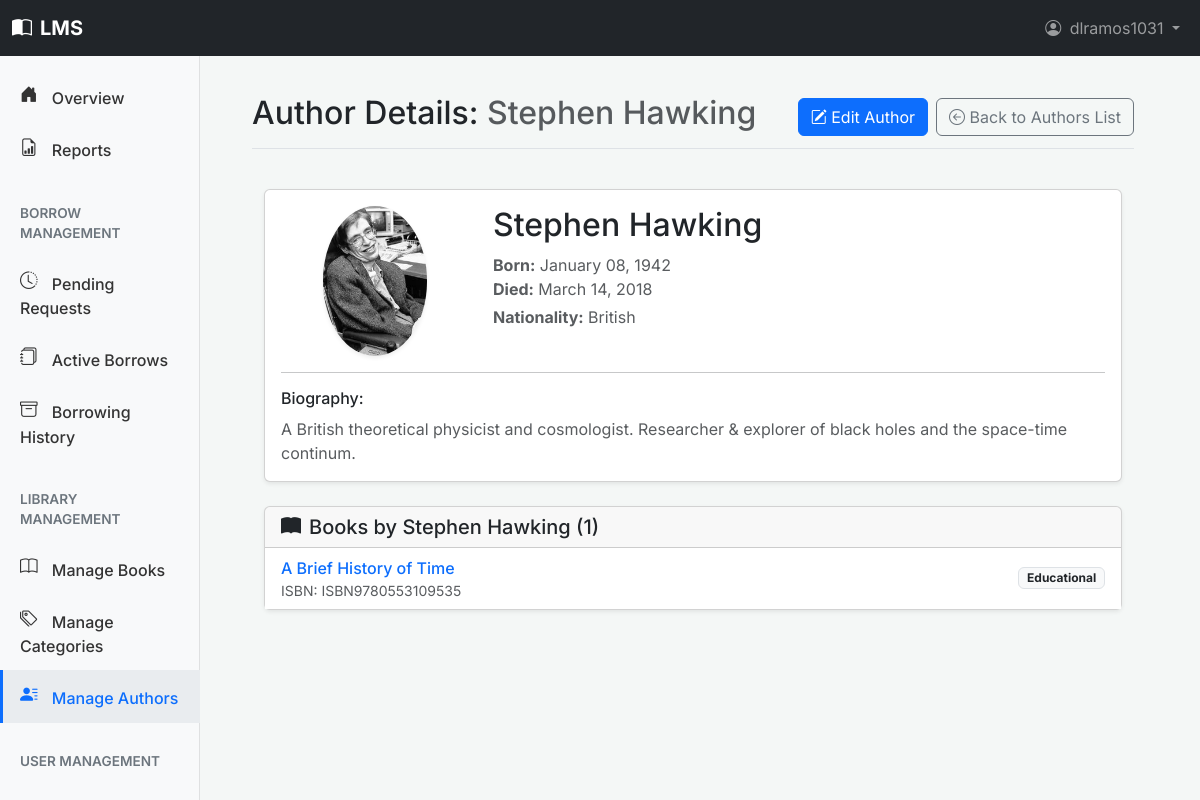
/dashboard/authors/view/4/ (signed in), run on the app's committed database.
### users/models.py (models this page shows, shortened)
class CustomUser(AbstractUser):
    middle_initial = models.CharField(
        _('middle initial'),
        max_length=10,
        blank=True,
        null=True,
        help_text=_("User's middle initial (optional)")
    )
    suffix = models.CharField(
        _('suffix'),
        max_length=10,
        blank=True,
        null=True,
        help_text=_("e.g., Jr., Sr., III (optional)")
    )
    ROLE_CHOICES = (
        ('BORROWER', _('Borrower')),    # For students and other general library users
        ('LIBRARIAN', _('Librarian')),  # For library staff managing books and circulation
        ('ADMIN', _('Administrator')),  # For system administrators with full access
    )
    role = models.CharField(
        _('role'),
        max_length=20,
        choices=ROLE_CHOICES,
        default='BORROWER',
        help_text=_('The primary role of this user within the library system')
    )
    borrower_id_label = models.CharField(
        _('borrower ID label'),
        max_length=50,
        default="Library ID",
        help_text=_("Label for the borrower's unique identifier (e.g., Student ID, Library Card No.)")
    )
    borrower_id_value = models.CharField(
        _('borrower ID value'),
        max_length=50,
        unique=True,
        null=True,
        blank=True,
        help_text=_("The borrower's unique library identifier value (e.g., 'S12345', 'LC00789')")
    )
    physical_address = models.TextField(
        _('physical address'),
        blank=True,
        null=True,
        help_text=_("Borrower's physical mailing address (optional)")
    )
    birth_date = models.DateField(
        _('birth date'),
        null=True,
        blank=True,
        help_text=_("Borrower's date of birth (optional)")
    )
    phone_number = models.CharField(
        _('phone number'),
        max_length=20,
        blank=True,
        null=True,
        help_text=_("Borrower's contact phone number (optional)")
    )
    profile_picture = models.ImageField(
        _("Profile Picture"),
        upload_to='profile_pics/',
        blank=True,
        null=True,
        help_text=_("Upload a profile picture (optional).")
    )
    favorite_books = models.JSONField(
        _("Favorite Books"),
        default=list,
        blank=True,
        help_text=_("List of favorite book ISBNs with timestamps.")
    )
    BORROWER_TYPE_CHOICES = (
        ('STUDENT', _('Student')),                  # Full-time students
        ('FACULTY', _('Faculty')),                  # Faculty members
        ('STAFF_MEMBER', _('Staff Member')),        # University staff (non-faculty) who are borrowers
        ('ALUMNI', _('Alumni')),                    # Former students who are still borrowers
        ('COMMUNITY', _('Community Member')),       # Other verified local borrowers
        ('OTHER', _('Other Verified Borrower')),    # Other verified borrowers (e.g., local residents, non-student/faculty)
    )
    borrower_type = models.CharField(
        _('borrower type'),
        max_length=30,
        choices=BORROWER_TYPE_CHOICES,
        null=True,
        blank=True,
        help_text=_('Category of the borrower, e.g., Student, Faculty (used if role is Borrower)')
    )
    groups = models.ManyToManyField(
        'auth.Group',
        verbose_name=_('groups'),
        blank=True,
        help_text=_(
            'The groups this user belongs to. A user will get all permissions '
            'granted to each of their groups.'
        ),
        related_name="customuser_groups",
        related_query_name="customuser",
    )
    user_permissions = models.ManyToManyField(
        'auth.Permission',
        verbose_name=_('user permissions'),
        blank=True,
        help_text=_('Specific permissions for this user.'),
        related_name="customuser_permissions",
        related_query_name="customuser",
    )
    class Meta:
        verbose_name = _('User')
        verbose_name_plural = _('Users')
        ordering = ['last_name', 'first_name']

### books/models.py (models this page shows, shortened)
class Author(models.Model):
    name = models.CharField(
        max_length=200,
        help_text=_("Enter the author's full name (e.g., J.R.R. Tolkien)")
    )
    biography = models.TextField(
        blank=True,
        null=True,
        help_text=_("A short biography of the author (optional)")
    )
    date_of_birth = models.DateField(
        _("Date of Birth"), # Changed to use verbose_name directly
        null=True,
        blank=True,
        help_text=_("Author's date of birth (optional)")
    )
    date_of_death = models.DateField(
        _("Date of Death"),
        null=True,
        blank=True,
        help_text=_("Author's date of death, if applicable (optional)")
    )
    nationality = models.CharField(
        _("Nationality"),
        max_length=100,
        blank=True,
        null=True,
        help_text=_("Author's nationality (e.g., British, American) (optional)")
    )
    alternate_names = models.CharField(
        _("Alternate Names"),
        max_length=500, # Increased length for potentially multiple names
        blank=True,
        null=True,
        help_text=_("Other names the author is known by, separated by commas (e.g., pen names, maiden names) (optional)")
    )
    author_website = models.URLField(
        _("Author Website"),
        blank=True,
        null=True,
        help_text=_("A link to the author's official website or a relevant resource page (optional)")
    )
    author_photo = models.ImageField(
        _("Author Photo"),
        upload_to='author_photos/',
        blank=True,
        null=True,
        help_text=_("A photo of the author (optional).")
    )
    class Meta:
        ordering = ['name']
        verbose_name = _('Author')
        verbose_name_plural = _('Authors')
    def get_life_span(self):
        if self.date_of_birth:
            birth_year = self.date_of_birth.year
            if self.date_of_death:
                death_year = self.date_of_death.year
                return f"{birth_year}–{death_year}"
            return f"Born {birth_year}"
        return "N/A"
    get_life_span.short_description = _('Life Span')

class Book(models.Model):
    isbn = models.CharField(
        _('ISBN-13'),
        max_length=17,
        primary_key=True,
        unique=True,
        validators=[isbn_validator],
        help_text=_('13 Character ISBN number. Must be unique. (e.g., 978-0596009205)')
    )
    title = models.CharField(
        max_length=255,
        help_text=_("Enter the title of the book")
    )
    authors = models.ManyToManyField(
        Author,
        related_name='books',
        help_text=_("Select or add authors for this book")
    )
    publisher = models.CharField(
        max_length=200,
        blank=True,
        null=True,
        help_text=_("Publisher of the book (optional)")
    )
    publication_date = models.DateField(
        null=True,
        blank=True,
        help_text=_("Date the book was published (optional)")
    )
    edition = models.CharField(
        max_length=100,
        blank=True,
        null=True,
        help_text=_("e.g., 1st Edition, Revised Edition (optional)")
    )
    page_count = models.PositiveIntegerField(
        null=True,
        blank=True,
        help_text=_("Total number of pages (optional)")
    )
    description = models.TextField(
        blank=True,
        null=True,
        help_text=_("A brief description or summary of the book (optional)")
    )
    cover_image = models.ImageField(
        _("Cover Image"),
        upload_to='book_covers/',
        blank=True,
        null=True,
        help_text=_("Upload the book's cover image (optional).")
    )
    categories = models.ManyToManyField(
        Category,
        related_name='books',
        help_text=_("Select or add categories for this book")
    )
    date_added_to_system = models.DateTimeField(
        auto_now_add=True,
        help_text=_("Date this book record was added to the system")
    )
    last_updated = models.DateTimeField(
        auto_now=True,
        help_text=_("Date this book record was last updated")
    )
    total_borrows = models.PositiveIntegerField(
        default=0,
        help_text=_("How many times this book title has been borrowed overall")
    )
    def display_authors(self):
        """Helper method to display authors in the Django admin interface."""
        return ', '.join(author.name for author in self.authors.all()[:3])
    display_authors.short_description = _('Authors')
    def display_categories(self):
        """Helper method to display categories in the Django admin interface."""
        return ', '.join(category.name for category in self.categories.all()[:3])
    display_categories.short_description = _('Categories')
    class Meta:
        ordering = ['title', 'isbn']
        verbose_name = _('Book')
        verbose_name_plural = _('Books')

class Category(models.Model):
    name = models.CharField(
        max_length=100,
        unique=True,
        help_text=_("Enter a book category (e.g., Science Fiction, Programming, History)")
    )
    description = models.TextField(
        blank=True,
        null=True,
        help_text=_("A short description of the category (optional)")
    )
    class Meta:
        ordering = ['name']
        verbose_name = _('Category')
        verbose_name_plural = _('Categories')

### books/views.py (the view)
# urls.py: path('dashboard/authors/view/<int:pk>/', views.StaffAuthorDetailView.as_view(), name='dashboard_author_detail'),
class StaffAuthorDetailView(StaffRequiredMixin, DetailView):
    model = Author
    template_name = 'books/dashboard/author_detail.html'
    context_object_name = 'author'
    pk_url_kwarg = 'pk'
    def get_context_data(self, **kwargs):
        context = super().get_context_data(**kwargs)
        author = self.get_object()
        context['page_title'] = f"Author Details: {author.name}"
        context['view_context'] = 'dashboard'
        context['can_edit_this_object'] = self.request.user.is_staff
        context['books_by_author'] = Book.objects.filter(authors=author).prefetch_related('categories').order_by('title')
        context['back_url'] = reverse_lazy('books:dashboard_author_list')
        return context

### books/templates/books/dashboard/author_detail.html (shortened to what this page needs)
{% extends "dashboard/base.html" %}
{% load static %}
{% load bootstrap5 %}
{% block dashboard_page_title_main %}Author Details: <span class="text-muted">{{ author.name }}</span>{% endblock %}
{% block dashboard_page_actions %}
    {% if can_edit_this_object %}
    <a href="{% url 'books:dashboard_author_edit' pk=author.pk %}" class="btn btn-primary me-2">
        <i class="bi bi-pencil-square"></i> Edit Author
    </a>
    {% endif %}
    {% if back_url %}
        <a href="{{ back_url }}" class="btn btn-outline-secondary">
            <i class="bi bi-arrow-left-circle"></i> Back to Authors List
        </a>
    {% endif %}
{% endblock %}
{% block dashboard_content_main %}
    {% include "books/_author_detail_content.html" %}
{% endblock dashboard_content_main %}

### templates/base.html (shortened to what this page needs)
{% load bootstrap5 %}
{% load static %}
<!DOCTYPE html>
<html lang="en">
<head>
    <link rel="stylesheet" href="{% static 'css/inter_font.css' %}">
    <link rel="stylesheet" href="{% static 'vendor/bootstrap-icons/bootstrap-icons.css' %}">
    {% bootstrap_css %}
    <link rel="stylesheet" href="{% static 'css/auth_styles.css' %}">
</head>
<body class="{% block body_class %}{% endblock %}">
  <nav class="navbar navbar-expand-lg navbar-dark bg-dark fixed-top">
    <div class="container-fluid">
      <a class="navbar-brand fw-bold"
        href="{% if user.is_authenticated %}{% if user.role == 'LIBRARIAN' or user.role == 'ADMIN' or user.is_staff %}{% url 'books:dashboard_home' %}{% else %}{% url 'books:portal_catalog' %}{% endif %}{% else %}{% url 'users:login' %}{% endif %}">
        <i class="bi bi-book-half me-2"></i>LMS
      </a>
      <div class="collapse navbar-collapse" id="mainNavbarContent">
          {% block site_nav_items %}
              <ul class="navbar-nav ms-auto mb-2 mb-lg-0">
                  {% if user.is_authenticated %}
                      <li class="nav-item dropdown">
                          <a class="nav-link dropdown-toggle" href="#" id="userProfileDropdown" role="button" data-bs-toggle="dropdown" aria-expanded="false">
                              {% if user.profile_picture %}
                                  <img src="{{ user.profile_picture.url }}" alt="{{ user.username }}" class="rounded-circle me-1" style="width: 24px; height: 24px; object-fit: cover;">
                              {% else %}
                                  <i class="bi bi-person-circle me-1"></i>
                              {% endif %}
                              {{ user.first_name|default:user.username }}
                          </a>
                      </li>
                  {% endif %}
              </ul>
          {% endblock site_nav_items %}
      </div>
    </div>
  </nav>
  <main class="{% block main_container_class %}container{% endblock %}">
      {% block content_body %}{% endblock content_body %}
  </main>
</body>
</html>

### books/templates/books/_author_detail_content.html (shortened to what this page needs)
{% load static %}
{% load bootstrap5 %}
<div class="container py-4">
    <div class="card shadow-sm mb-4">
        <div class="card-body">
            <div class="row">
                <div class="col-md-3 text-center mb-3 mb-md-0">
                    {% if author.author_photo %}
                        <img src="{{ author.author_photo.url }}" alt="{{ author.name }}" class="img-fluid rounded-circle shadow-sm" style="max-width: 150px; max-height: 150px; object-fit: cover;">
                    {% else %}
                        <div class="bg-light rounded-circle d-flex align-items-center justify-content-center text-secondary" style="width: 150px; height: 150px;">
                            <i class="bi bi-person-fill" style="font-size: 5rem;"></i>
                        </div>
                    {% endif %}
                </div>
                <div class="col">
                    <h1 class="card-title h2">{{ author.name }}</h1>
                    <p class="card-text text-muted mb-1">
                        <strong>Born:</strong> {{ author.date_of_birth|date:"F d, Y"|default:"N/A" }}
                        {% if author.date_of_death %}
                            <br><strong>Died:</strong> {{ author.date_of_death|date:"F d, Y" }}
                        {% endif %}
                    </p>
                    {% if author.nationality %}
                        <p class="card-text text-muted mb-1"><strong>Nationality:</strong> {{ author.nationality }}</p>
                    {% endif %}
                </div>
            </div>
            <hr>
            <h6>Biography:</h6>
            {% if author.biography %}
                <div class="text-muted" style="white-space: pre-wrap;">{{ author.biography|linebreaksbr }}</div>
            {% else %}
                <p class="text-muted fst-italic">No biography available.</p>
            {% endif %}
        </div>
    </div>
    <div class="card shadow-sm">
        <div class="card-header">
            <h5 class="mb-0"><i class="bi bi-book-fill me-2"></i>Books by {{ author.name }} ({{ books_by_author.count }})</h5>
        </div>
        <div class="card-body p-0">
            {% if books_by_author %}
            <ul class="list-group list-group-flush">
                {% for book_item in books_by_author %}
                <li class="list-group-item d-flex justify-content-between align-items-center">
                    <div>
                        <a href="{% if view_context == 'dashboard' %}{% url 'books:dashboard_book_detail' isbn=book_item.isbn %}{% else %}{% url 'books:portal_book_detail' isbn=book_item.isbn %}{% endif %}" class="text-decoration-none fw-medium">
                            {{ book_item.title }}
                        </a>
                        <small class="d-block text-muted">ISBN: {{ book_item.isbn }}</small>
                    </div>
                    <span class="badge bg-light text-dark border">
                        {{ book_item.categories.first.name|default:"" }}{% if book_item.categories.count > 1 %} & more{% endif %}
                    </span>
                </li>
                {% endfor %}
            </ul>
            {% else %}
            <p class="p-3 text-muted mb-0">No books found for this author in the system.</p>
            {% endif %}
        </div>
    </div>
</div>

### templates/base.html (style rules this page uses)
body { font-family: 'Inter', sans-serif; padding-top: 70px; }

### templates/dashboard/base.html (style rules this page uses)
body { background-color: #f4f7f6; }

### data on the page
CustomUser: first_name "dlramos1031"
Author: name "Stephen Hawking", author_photo (picture), date_of_birth "January 08, 1942", date_of_death "March 14, 2018", nationality "British", biography "A British theoretical physicist and cosmologist. Researcher & explorer of black holes and the space-time continum."
Book: title "A Brief History of Time", isbn "ISBN9780553109535", categories.first.name "Educational"

### other printed values
{{ books_by_author.count }} "1"
